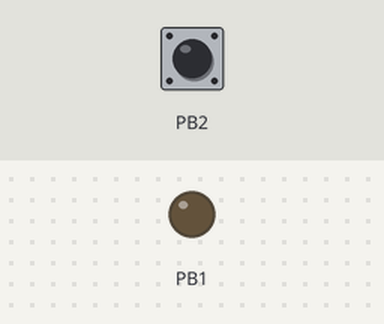
The sketch below on a simulated ATtiny85, built with avr-gcc and run on an emulated ATtiny85. Parts: output pins drawn as LEDs (lit = HIGH). The test bench sets the inputs (shaded band); at power-on: PB2 HIGH.

Above: at 0.1 s.
At 14.3 s:
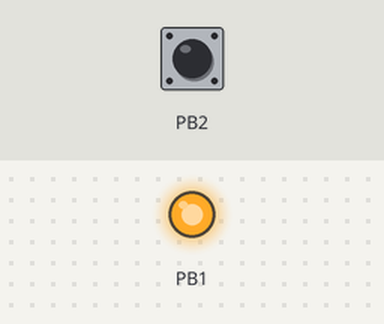
Timing chart, 0 to 15.8 s (numbered marks = the images above):
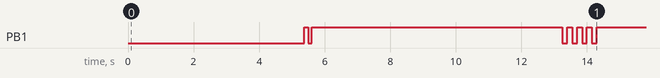

The sketch:

last-logon.ino
```cpp
// recon/last-logon - Tier 2
//
// Who is logged in right now, and how. Times your engagement window.
//
// LogonType 2 = interactive, 7 = unlock, 10 = remote interactive, 11 =
// cached interactive. Type 2 with a session you did not expect means
// someone is watching. Check before you fire anything visible.
//
// Read-only, no persistence, nothing left behind except the text file named in
// R_OUT. Output lands in C:\Users\Public\ds-recon\ on the target.

#include <duck.h>

// PROGMEM: this string must live in flash, not SRAM. The ATtiny85 has 512
// bytes of RAM and this script is far larger than that.
static const char S[] PROGMEM =
    R_MKDIR
    "'=== CONSOLE USER ==='"
    "query user 2>&1|Out-String"
    "'=== INTERACTIVE LOGON SESSIONS (types 2,7,10,11) ==='"
    "Get-CimInstance Win32_LogonSession -EA 0|Where-Object {$_.LogonType -in 2,7,10,11}|Select LogonId,LogonType,StartTime|Format-Table -Auto|Out-String -Width 200"
    "'=== EXPLORER SESSION IDS ==='"
    "Get-Process explorer -IncludeUserName -EA 0|Select Id,SessionId,UserName|Format-Table -Auto|Out-String -Width 200"
    R_OUT("last-logon.txt")
    R_SHOW("last-logon.txt");

void setup() {
  duckBegin();
  ledPulse(2, 120, 120);
  recon(S);
  ledPulse(4, 150, 150);
}

void loop() {}
```
